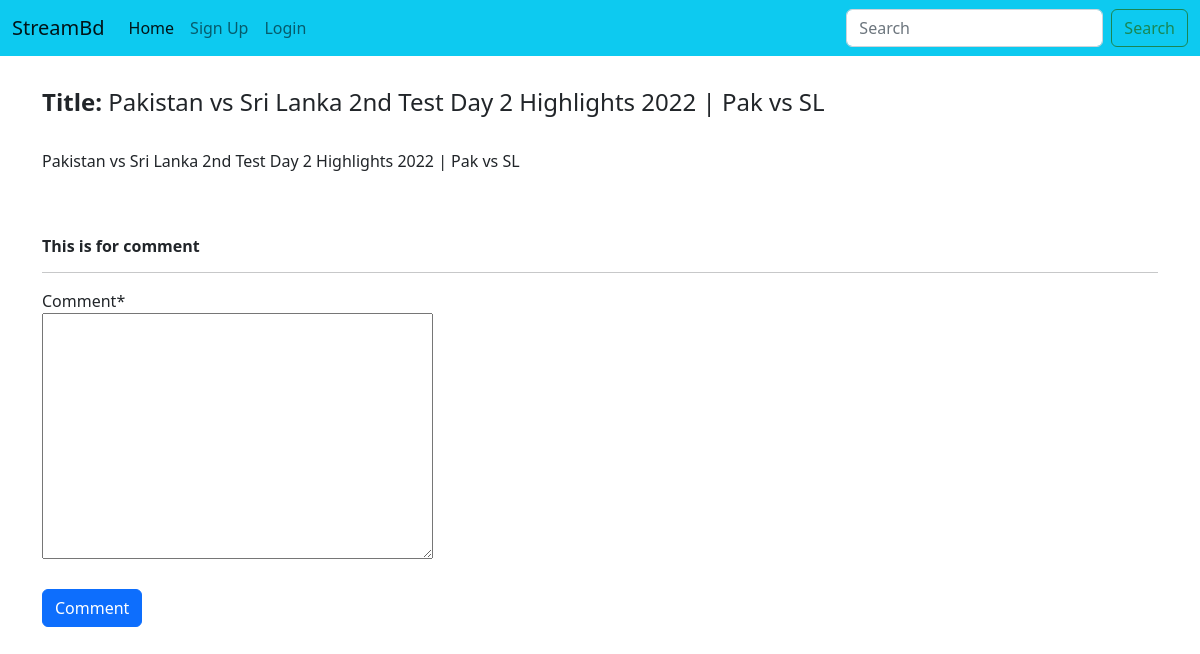
The page /details/2 on the database as committed earlier.
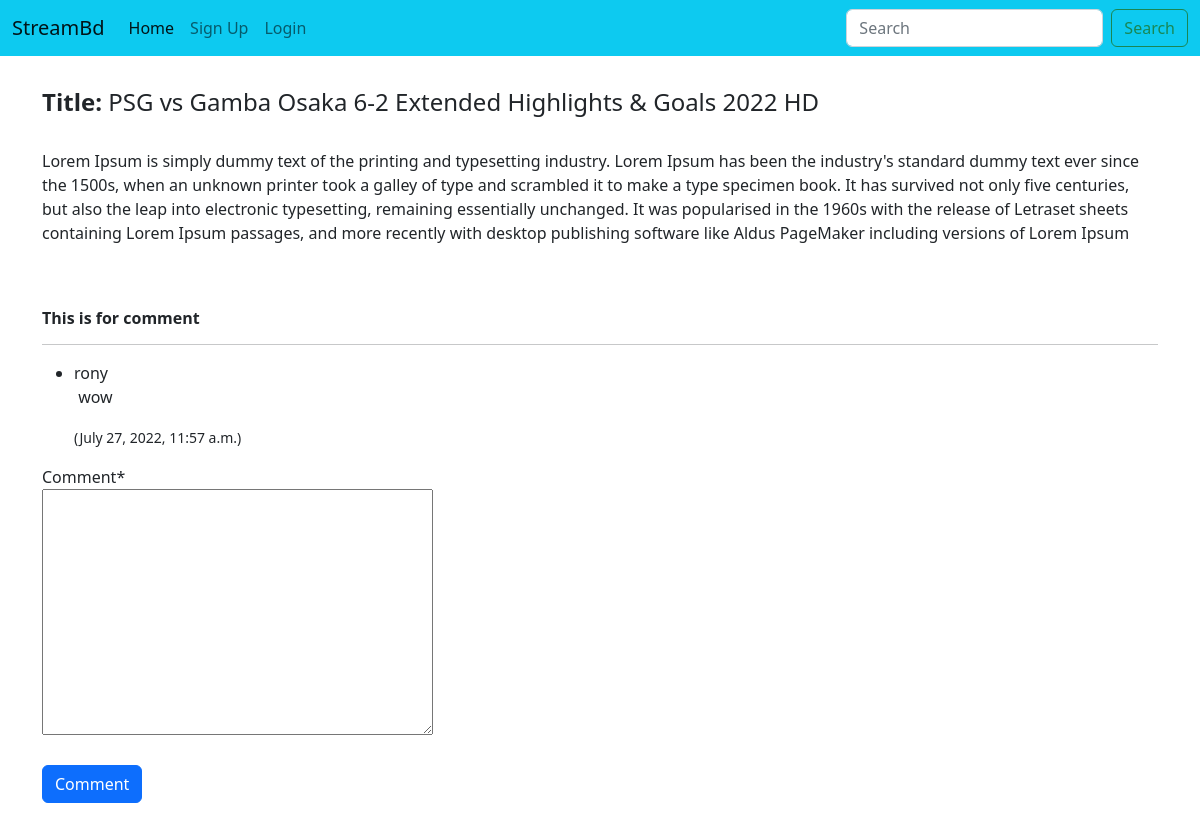
The same page on the database as committed later.
### App_stream/models.py (models this page shows, shortened)
class Post(models.Model):
    title=models.CharField(max_length=100)
    video=EmbedVideoField()
    desc=models.TextField(default="")
    created=models.DateTimeField(auto_now_add=True)
    class Meta:
        ordering=('-created',)

class UserComment(models.Model):
    video_post=models.ForeignKey(Post,on_delete=models.CASCADE,related_name='video_comment')
    user=models.ForeignKey(User,on_delete=models.CASCADE,related_name='user_comment')
    comment=models.TextField()
    comment_date=models.DateTimeField(auto_now_add=True)

### App_stream/views.py (the view, shortened to what this page needs)
# urls.py: path('details/<pk>',views.video_details_comment,name='details'),
def video_details_comment(request,pk):
    post=Post.objects.get(pk=pk)
    form=UserCommentForm()
    return render(request,'App_stream/details.html',context={'post':post,'form':form})

### App_stream/forms.py
class UserCommentForm(forms.ModelForm):
    class Meta:
        model=UserComment
        fields=('comment',)

### templates/App_stream/details.html (shortened to what this page needs)
{% extends 'base.html' %}
{% load crispy_forms_tags %}
{% load embed_video_tags %}
{% block body %}
<div class="container my-2">
    <div class="row">
        <div class="col-sm-9">
            {% video video "800x500" %}
            <br>
        </div>
    </div>
    <h4><strong>Title: </strong>{{post.title}}</h4>
    <br>
    <p>{{post.desc}}</p>
    {% endvideo %}
<br>
<br>
<h6><strong> This is for comment</strong></h6>
<hr>
            {% for comment in post.video_comment.all %}
            <ul>
                <li>{{comment.user}}</li><p>&nbsp;{{comment.comment}}</p>
                <small>({{comment.comment_date}})</small>
            </ul>
            {% endfor %}
            <form method="POST">{% csrf_token %}
                {{form|crispy}}
                <br>
                <button type="submit" class='btn btn-primary'>Comment</button>
            </form>
</div>
<br><br>
{% endblock %}

Rows that differ between the two databases and show on the page:
changed Post: title "Pakistan vs Sri Lanka 2nd Test Day 2 Highlights 2022 | Pak vs SL" → "PSG vs Gamba Osaka 6-2 Extеndеd Hіghlіghts & Goals 2022 HD"; desc "Pakistan vs Sri Lanka 2nd Test Day 2 Highlights 2022 | Pak vs SL" → "Lorem Ipsum is simply dummy text of the printing and typesetting industry. Lorem Ipsum has been the industry's standard dummy text ever since the 1500s, when an unknown printer took a galley of type and scrambled it to make a type specimen book. It has survived not only five centuries, but also the leap into electronic typesetting, remaining essentially unchanged. It was popularised in the 1960s with the release of Letraset sheets containing Lorem Ipsum passages, and more recently with desktop publishing software like Aldus PageMaker including versions of Lorem Ipsum"
added UserComment: user "rony", comment "wow", comment_date "July 27, 2022, 11:57 a.m."
